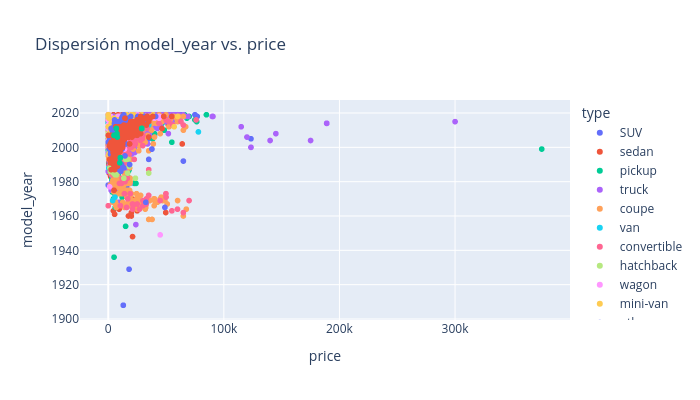

The code cell stored with this chart in its notebook:
### Code cell
# Visualizar dispersion entre variables
disp_plot = px.scatter(
    df_clean, 
    x = v[0], 
    y = v[1], 
    color = "type", 
    title = f"Dispersión {v[1]} vs. {v[0]}", 
    width = 700, 
    height = 400
)
disp_plot.show()

### Figure 1 — Plotly figure (JSON) as saved in the notebook; plotly's stock layout.template omitted (floating-point values rounded to 4 significant figures; data arrays with more than 128 entries replaced by an {"elided": "..."} marker saying what was removed)
{"data": [{"hovertemplate": "type=SUV<br>price=%{x}<br>model_year=%{y}<extra></extra>", "legendgroup": "SUV", "marker": {"color": "#636efa", "symbol": "circle"}, "mode": "markers", "name": "SUV", "showlegend": true, "type": "scattergl", "x": {"elided": "11486 int values"}, "xaxis": "x", "y": {"elided": "11486 float values"}, "yaxis": "y"}, {"hovertemplate": "type=sedan<br>price=%{x}<br>model_year=%{y}<extra></extra>", "legendgroup": "sedan", "marker": {"color": "#EF553B", "symbol": "circle"}, "mode": "markers", "name": "sedan", "showlegend": true, "type": "scattergl", "x": {"elided": "11306 int values"}, "xaxis": "x", "y": {"elided": "11306 float values"}, "yaxis": "y"}, {"hovertemplate": "type=pickup<br>price=%{x}<br>model_year=%{y}<extra></extra>", "legendgroup": "pickup", "marker": {"color": "#00cc96", "symbol": "circle"}, "mode": "markers", "name": "pickup", "showlegend": true, "type": "scattergl", "x": {"elided": "6484 int values"}, "xaxis": "x", "y": {"elided": "6484 float values"}, "yaxis": "y"}, {"hovertemplate": "type=truck<br>price=%{x}<br>model_year=%{y}<extra></extra>", "legendgroup": "truck", "marker": {"color": "#ab63fa", "symbol": "circle"}, "mode": "markers", "name": "truck", "showlegend": true, "type": "scattergl", "x": {"elided": "11517 int values"}, "xaxis": "x", "y": {"elided": "11517 float values"}, "yaxis": "y"}, {"hovertemplate": "type=coupe<br>price=%{x}<br>model_year=%{y}<extra></extra>", "legendgroup": "coupe", "marker": {"color": "#FFA15A", "symbol": "circle"}, "mode": "markers", "name": "coupe", "showlegend": true, "type": "scattergl", "x": {"elided": "2158 int values"}, "xaxis": "x", "y": {"elided": "2158 float values"}, "yaxis": "y"}, {"hovertemplate": "type=van<br>price=%{x}<br>model_year=%{y}<extra></extra>", "legendgroup": "van", "marker": {"color": "#19d3f3", "symbol": "circle"}, "mode": "markers", "name": "van", "showlegend": true, "type": "scattergl", "x": {"elided": "594 int values"}, "xaxis": "x", "y": {"elided": "594 float values"}, "yaxis": "y"}, {"hovertemplate": "type=convertible<br>price=%{x}<br>model_year=%{y}<extra></extra>", "legendgroup": "convertible", "marker": {"color": "#FF6692", "symbol": "circle"}, "mode": "markers", "name": "convertible", "showlegend": true, "type": "scattergl", "x": {"elided": "419 int values"}, "xaxis": "x", "y": {"elided": "419 float values"}, "yaxis": "y"}, {"hovertemplate": "type=hatchback<br>price=%{x}<br>model_year=%{y}<extra></extra>", "legendgroup": "hatchback", "marker": {"color": "#B6E880", "symbol": "circle"}, "mode": "markers", "name": "hatchback", "showlegend": true, "type": "scattergl", "x": {"elided": "974 int values"}, "xaxis": "x", "y": {"elided": "974 float values"}, "yaxis": "y"}, {"hovertemplate": "type=wagon<br>price=%{x}<br>model_year=%{y}<extra></extra>", "legendgroup": "wagon", "marker": {"color": "#FF97FF", "symbol": "circle"}, "mode": "markers", "name": "wagon", "showlegend": true, "type": "scattergl", "x": {"elided": "1431 int values"}, "xaxis": "x", "y": {"elided": "1431 float values"}, "yaxis": "y"}, {"hovertemplate": "type=mini-van<br>price=%{x}<br>model_year=%{y}<extra></extra>", "legendgroup": "mini-van", "marker": {"color": "#FECB52", "symbol": "circle"}, "mode": "markers", "name": "mini-van", "showlegend": true, "type": "scattergl", "x": {"elided": "1075 int values"}, "xaxis": "x", "y": {"elided": "1075 float values"}, "yaxis": "y"}, {"hovertemplate": "type=other<br>price=%{x}<br>model_year=%{y}<extra></extra>", "legendgroup": "other", "marker": {"color": "#636efa", "symbol": "circle"}, "mode": "markers", "name": "other", "showlegend": true, "type": "scattergl", "x": {"elided": "234 int values"}, "xaxis": "x", "y": {"elided": "234 float values"}, "yaxis": "y"}, {"hovertemplate": "type=offroad<br>price=%{x}<br>model_year=%{y}<extra></extra>", "legendgroup": "offroad", "marker": {"color": "#EF553B", "symbol": "circle"}, "mode": "markers", "name": "offroad", "showlegend": true, "type": "scattergl", "x": {"elided": "204 int values"}, "xaxis": "x", "y": {"elided": "204 float values"}, "yaxis": "y"}, {"hovertemplate": "type=bus<br>price=%{x}<br>model_year=%{y}<extra></extra>", "legendgroup": "bus", "marker": {"color": "#00cc96", "symbol": "circle"}, "mode": "markers", "name": "bus", "showlegend": true, "type": "scattergl", "x": [10500, 28990, 10500, 4995, 28990, 28990, 4995, 28990, 28990, 28990, 4995, 28990, 4995, 28990, 6997, 7900, 7500, 4995, 10000, 6997, 6997, 28990, 28990, 28990], "xaxis": "x", "y": [1994.0, 2011.0, 1994.0, 2007.0, 2011.0, 2011.0, 2007.0, 2011.0, 2011.0, 2011.0, 2007.0, 2011.0, 2007.0, 2011.0, 2011.0, 2006.0, 2008.0, 2007.0, 1991.0, 2011.0, 2011.0, 2011.0, 2011.0, 2011.0], "yaxis": "y"}], "layout": {"height": 400, "legend": {"title": {"text": "type"}, "tracegroupgap": 0}, "title": {"text": "Dispersión model_year vs. price"}, "width": 700, "xaxis": {"anchor": "y", "domain": [0, 1], "title": {"text": "price"}}, "yaxis": {"anchor": "x", "domain": [0, 1], "title": {"text": "model_year"}}}}
